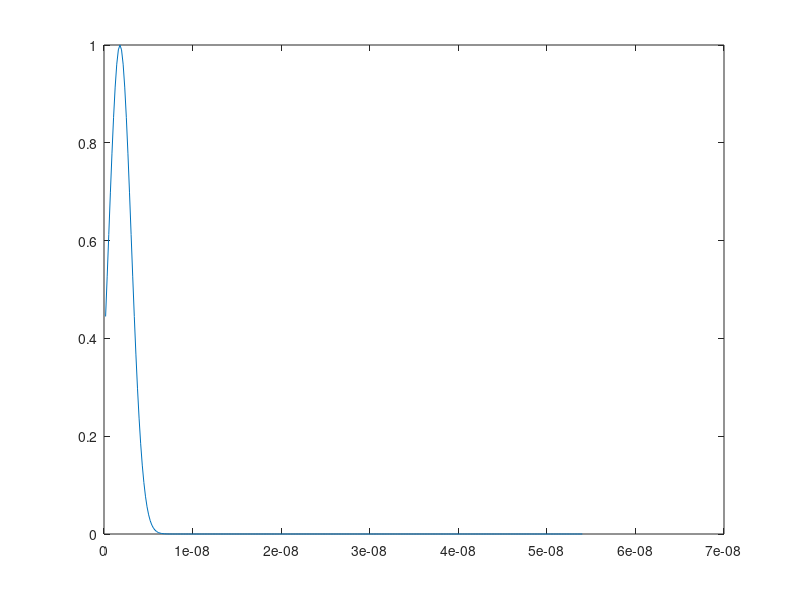
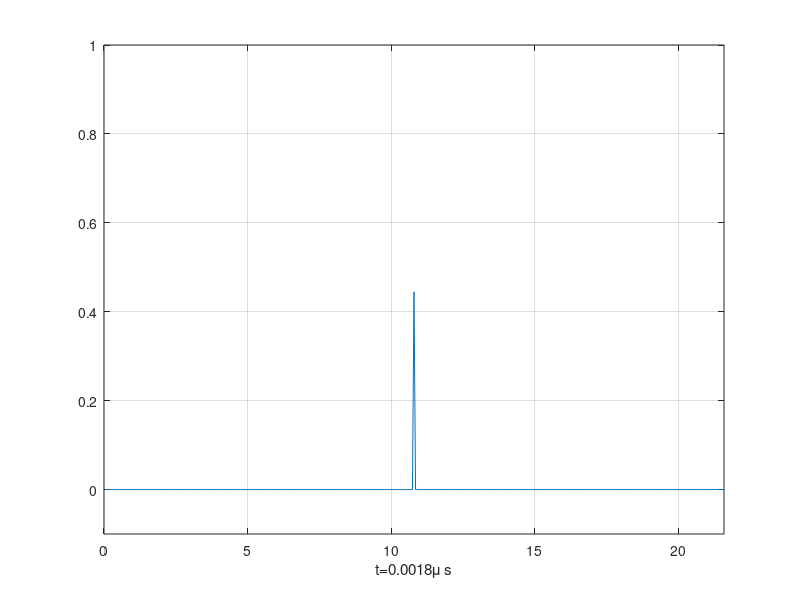

The MATLAB script that drew these images, in order: (Note: this script raises an error after producing the figures.)
% =========================================================================
% FDTD ABC condition 1D
% =========================================================================

clc;clear;close all;

% =========================================================================
% CONSTANT
% =========================================================================
sigma_0 = 8.854187817e-12;
mu_0 = pi*4e-7;

% speed of light
c = 1/sqrt(sigma_0*mu_0);

% =========================================================================
% MAN SET PATAMETERS
% =========================================================================
% conductor of the material
sigma = 1 * sigma_0; % be air

% number of x
xNum = 400; 

% number of time step
tNum = 300;

% phase velocity
v_p = 1/sqrt(mu_0 * sigma);

% x step
delta_x = 5.4e-2; % example in textboot p.77

% time step
delta_t = 0.18e-9;

E_z = zeros(1, xNum); % plus 2 for ABC first order;
H_y = zeros(1, xNum);

E_z_record = zeros(tNum, xNum);
H_y_record = zeros(tNum, xNum);

% initialize with gaussian plus
E_in = exp( -((1:1:tNum)-10).^2/(10^2) );
plot((1:1:tNum)*delta_t, E_in);

E_mon = zeros(tNum,1);

h = figure(2);
filename = 'testAnimated.gif';

for tt = 1:1:tNum-1
    
    for xx = 1:1:xNum-1
        H_y(xx) = H_y(xx) + delta_t/(mu_0*delta_x) * ( E_z(xx+1) - E_z(xx) );
    end
    
    for xx = 1:1:xNum-1
        E_z(xx+1)   = E_z(xx+1) + delta_t/(sigma*delta_x) * ( H_y(xx+1) - H_y(xx) );
    end
        
    E_z(xNum/2) = E_in(tt);
    
    E_z_record(tt,:) = E_z;
    H_y_record(tt,:) = H_y;
    
    % Mur's Absorbing boundary condition
    if tt>1
        E_z(xNum)=dum2;%+((S-1)/(S+1))*(E_z(xNum-1)-E_z(xNum));
        E_z(2)=dum1;%+((S-1)/(S+1))*(E_z(2)-E_z(1));
        E_z(1)=E_z(2);
    end
    dum1=E_z(3);
    dum2=E_z(xNum-1);
    
%     figure(3);

    plot( (1:1:xNum)*delta_x, E_z);
    axis([0 xNum*delta_x -0.1 1])
    xlabel(['t=' num2str(tt*delta_t*10e6) '\mu s']);
    grid on;
    set(h,'Units','centimeters');
    set(h,'Position',[0 0 15 12*9/16]);
    % Capture the plot as an image 
    frame = getframe(h); 
    im = frame2im(frame); 
    [imind,cm] = rgb2ind(im,256); 
    % Write to the GIF File 
    if tt == 1 
      imwrite(imind,cm,filename,'gif', 'Loopcount',inf,'DelayTime',0.03); 
    else 
      imwrite(imind,cm,filename,'gif','WriteMode','append','DelayTime',0.03); 
    end 
    
    E_mon(tt) = abs( E_z(399)/abs(max(E_z)) ) * 100;
end

% h = figure(2);
% plot( (1:1:tNum)*delta_t*10e6, E_mon );
% xlabel('t [\mu s]'); ylabel('E_{mon} [%]')
% title('FDTD with absolute boundary conditions for 1D and TE problem');
% axis([ 0 tNum*delta_t*10e6 0 100 ]);
% grid on;
% set(h,'Units','centimeters');
% set(h,'Position',[0 0 15 12*9/16]);
